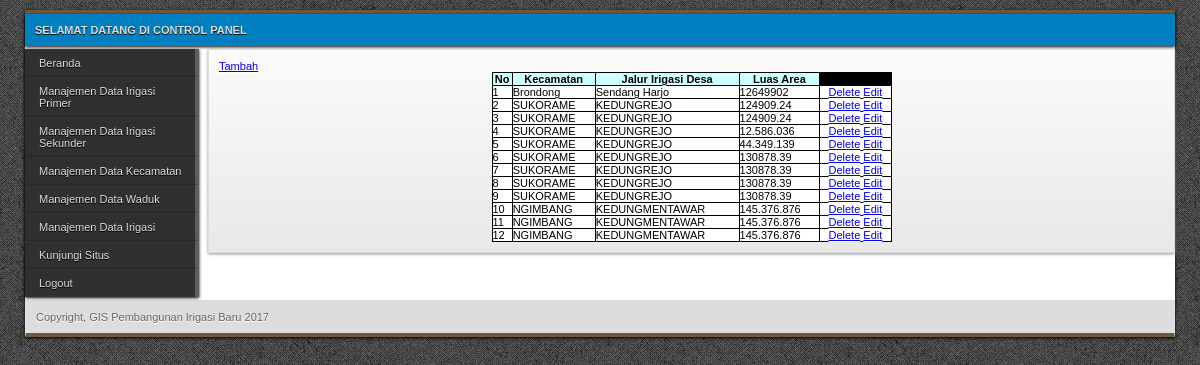
Page /Admin/irigasi_primer.php (signed in) on the committed database.
### tables this page shows
CREATE TABLE IF NOT EXISTS `tb_primer` (
  `NO1` int(11) NOT NULL,
  `KECAMATAN2` char(25) DEFAULT NULL,
  `NAMA2` char(30) DEFAULT NULL,
  `LUAS2` varchar(20) DEFAULT NULL,
  PRIMARY KEY (`NO1`)
);

### Admin/data_irigasi_primer.php (the view, shortened to what this page needs)
<html>
<body>
<table width="400" border="0" align="center" cellpadding="2" cellspacing="1" bgcolor="#000000">
  <tr bgcolor="#CCFFFF">
    <td><div align="center"><strong>No</strong></div></td>
	<td><div align="center"><strong>Kecamatan</strong></div></td>
	<td><div align="center"><strong>Jalur Irigasi Desa </strong></div></td>
    <td><div align="center"><strong>Luas Area</strong></div></td>
  </tr>
  <form method="post" action="data_irigasi_primer.php">
  <?php
	  $tampil="select * from tb_primer";
      $qryTampil=mysql_query($tampil);
      while ($dataTampil=mysql_fetch_array($qryTampil)) {
     ?>
   <tr bgcolor="#FFFFFF">
    <td><?php echo $dataTampil['NO1'] ; ?></td>
	<td><?php echo $dataTampil['KECAMATAN2']; ?></td>
	<td><?php echo $dataTampil['NAMA2']; ?></td>
    <td><?php echo $dataTampil['LUAS2']; ?></td>
	<td><div align="center"><a href="delete_irigasi_primer1.php?id=<?php echo $dataTampil['NO1'] ; ?>">Delete</a>
	<a href="edit_irigasi_primer1.php?id=<?php echo $dataTampil['NO1']; ?>">Edit </a></div></td>
  </tr>
    <?php } ?>
	</form>
	<a href="tambah_irigasi_primer1.php"> Tambah </a>
</table>
</body>
</html>

### Admin/style/global.css (style rules this page uses)
* { padding:0; margin:0 auto; }
body { background:url(../../images/bedge_grungec.png); font-family:Verdana, Geneva, sans-serif; font-size:11px; color:#666; }
table { color:#000; }

### rows in the picture
tb_primer: NO1 "1", KECAMATAN2 "Brondong", NAMA2 "Sendang Harjo", LUAS2 "12649902"
tb_primer: NO1 "2", KECAMATAN2 "SUKORAME", NAMA2 "KEDUNGREJO", LUAS2 "124909.24"
tb_primer: NO1 "3", KECAMATAN2 "SUKORAME", NAMA2 "KEDUNGREJO", LUAS2 "124909.24"
tb_primer: NO1 "4", KECAMATAN2 "SUKORAME", NAMA2 "KEDUNGREJO", LUAS2 "12.586.036"
tb_primer: NO1 "5", KECAMATAN2 "SUKORAME", NAMA2 "KEDUNGREJO", LUAS2 "44.349.139"
tb_primer: NO1 "6", KECAMATAN2 "SUKORAME", NAMA2 "KEDUNGREJO", LUAS2 "130878.39"
tb_primer: NO1 "7", KECAMATAN2 "SUKORAME", NAMA2 "KEDUNGREJO", LUAS2 "130878.39"
tb_primer: NO1 "8", KECAMATAN2 "SUKORAME", NAMA2 "KEDUNGREJO", LUAS2 "130878.39"
tb_primer: NO1 "9", KECAMATAN2 "SUKORAME", NAMA2 "KEDUNGREJO", LUAS2 "130878.39"
tb_primer: NO1 "10", KECAMATAN2 "NGIMBANG", NAMA2 "KEDUNGMENTAWAR", LUAS2 "145.376.876"
tb_primer: NO1 "11", KECAMATAN2 "NGIMBANG", NAMA2 "KEDUNGMENTAWAR", LUAS2 "145.376.876"
tb_primer: NO1 "12", KECAMATAN2 "NGIMBANG", NAMA2 "KEDUNGMENTAWAR", LUAS2 "145.376.876"
